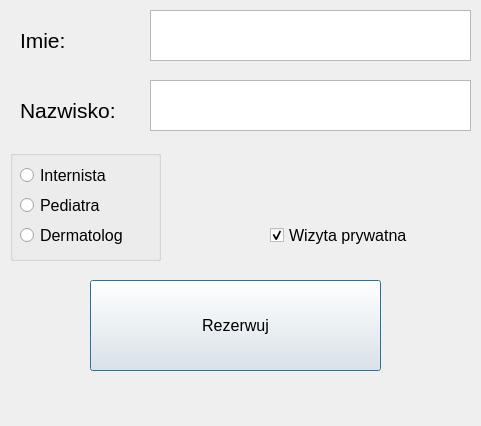
<?xml version="1.0" encoding="UTF-8"?>
<ui version="4.0">
 <class>Dialog</class>
 <widget class="QDialog" name="Dialog">
  <property name="geometry">
   <rect>
    <x>0</x>
    <y>0</y>
    <width>481</width>
    <height>426</height>
   </rect>
  </property>
  <property name="font">
   <font>
    <pointsize>12</pointsize>
   </font>
  </property>
  <property name="windowTitle">
   <string>Zarezerwuj Wizyte</string>
  </property>
  <widget class="QLabel" name="label">
   <property name="geometry">
    <rect>
     <x>20</x>
     <y>10</y>
     <width>121</width>
     <height>61</height>
    </rect>
   </property>
   <property name="font">
    <font>
     <pointsize>16</pointsize>
    </font>
   </property>
   <property name="text">
    <string>Imie:</string>
   </property>
  </widget>
  <widget class="QLabel" name="label_2">
   <property name="geometry">
    <rect>
     <x>20</x>
     <y>80</y>
     <width>121</width>
     <height>61</height>
    </rect>
   </property>
   <property name="font">
    <font>
     <pointsize>16</pointsize>
    </font>
   </property>
   <property name="text">
    <string>Nazwisko:</string>
   </property>
  </widget>
  <widget class="QTextEdit" name="inputImie">
   <property name="geometry">
    <rect>
     <x>150</x>
     <y>10</y>
     <width>321</width>
     <height>51</height>
    </rect>
   </property>
   <property name="font">
    <font>
     <pointsize>16</pointsize>
    </font>
   </property>
  </widget>
  <widget class="QTextEdit" name="inputNazwisko">
   <property name="geometry">
    <rect>
     <x>150</x>
     <y>80</y>
     <width>321</width>
     <height>51</height>
    </rect>
   </property>
   <property name="font">
    <font>
     <pointsize>16</pointsize>
    </font>
   </property>
  </widget>
  <widget class="QPushButton" name="rezerwacja">
   <property name="geometry">
    <rect>
     <x>90</x>
     <y>280</y>
     <width>291</width>
     <height>91</height>
    </rect>
   </property>
   <property name="text">
    <string>Rezerwuj</string>
   </property>
  </widget>
  <widget class="QCheckBox" name="checkWizytaPrywatna">
   <property name="geometry">
    <rect>
     <x>270</x>
     <y>210</y>
     <width>191</width>
     <height>51</height>
    </rect>
   </property>
   <property name="text">
    <string>Wizyta prywatna</string>
   </property>
   <property name="checked">
    <bool>true</bool>
   </property>
  </widget>
  <widget class="QGroupBox" name="groupBox">
   <property name="geometry">
    <rect>
     <x>10</x>
     <y>150</y>
     <width>151</width>
     <height>111</height>
    </rect>
   </property>
   <property name="title">
    <string/>
   </property>
   <property name="checkable">
    <bool>false</bool>
   </property>
   <widget class="QRadioButton" name="radioInternista">
    <property name="geometry">
     <rect>
      <x>10</x>
      <y>10</y>
      <width>131</width>
      <height>31</height>
     </rect>
    </property>
    <property name="text">
     <string>Internista</string>
    </property>
   </widget>
   <widget class="QRadioButton" name="radioPediatra">
    <property name="geometry">
     <rect>
      <x>10</x>
      <y>40</y>
      <width>121</width>
      <height>31</height>
     </rect>
    </property>
    <property name="text">
     <string>Pediatra</string>
    </property>
   </widget>
   <widget class="QRadioButton" name="radioDermatolog">
    <property name="geometry">
     <rect>
      <x>10</x>
      <y>70</y>
      <width>131</width>
      <height>31</height>
     </rect>
    </property>
    <property name="text">
     <string>Dermatolog</string>
    </property>
   </widget>
  </widget>
 </widget>
 <resources/>
 <connections/>
</ui>
